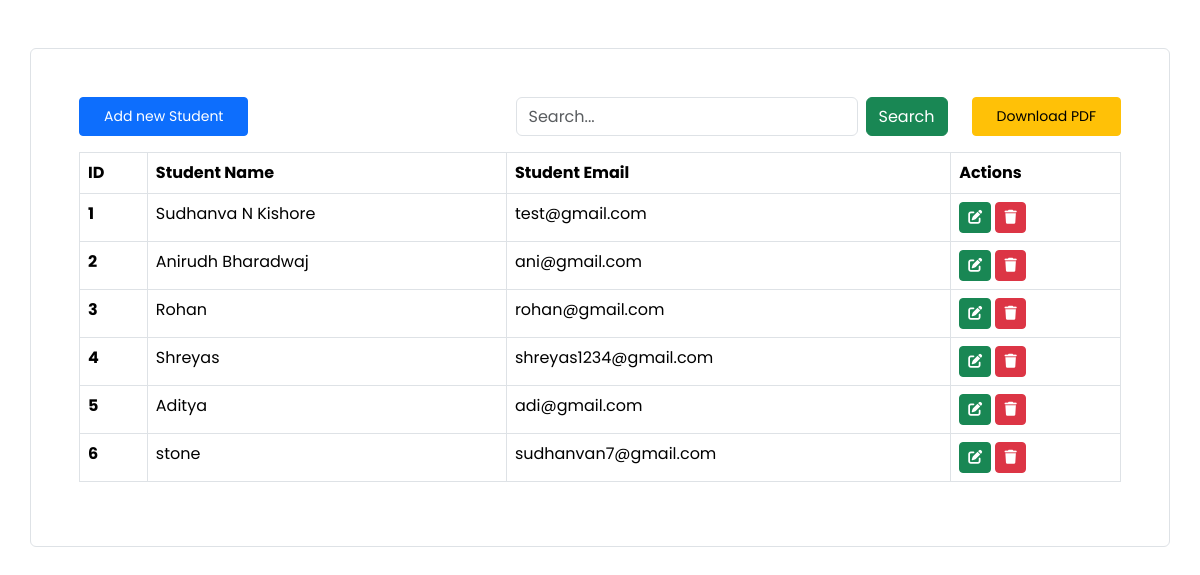
The page / on the database its author committed.
### crud_app/models.py (models this page shows, shortened)
class Student(models.Model):
    name=models.CharField(max_length=100, verbose_name='Student name')
    email=models.EmailField(max_length=277, verbose_name='Student Email')

### crud_app/views.py (the view, shortened to what this page needs)
# urls.py: path('',views.index,name='index'),
def index(request):
    query = ""
    students = Student.objects.all()
    context = {"students": students, "query": query}
    return render(request, "index.html", context=context)

### crud_app/templates/index.html (shortened to what this page needs)
<!doctype html>
<html lang="en">
<head>
    <link href="https://cdn.jsdelivr.net/npm/bootstrap@5.3.3/dist/css/bootstrap.min.css" rel="stylesheet"
>
    <link rel="stylesheet" href="https://cdnjs.cloudflare.com/ajax/libs/font-awesome/6.6.0/css/all.min.css"
 />
</head>
<body>
    <div class="container mt-5 p-5 border rounded">
        <div class="d-flex justify-content-between align-items-center">
            <a href="" data-bs-toggle="modal" data-bs-target="#addStudentModal"
                class="btn btn-primary px-4 py-2 btn-sm">Add new Student</a>
            <div class="d-flex">
                <form action="" method="post" class="d-flex">
                    <input type="search" value="{{query}}" name="searchquery" class="form-control"
                        placeholder="Search...">
                    <button class="btn btn-success mx-2" name="search">Search</button>
                </form>
                <a href="{% url 'download_pdf' %}" class="btn btn-warning px-4 py-2 btn-sm ms-3">Download PDF</a>
            </div>
        </div>
        <table class="table mt-3 table-bordered">
            <thead>
                <tr>
                    <th scope="col">ID</th>
                    <th scope="col">Student Name</th>
                    <th scope="col">Student Email</th>
                    <th scope="col">Actions</th>
                </tr>
            </thead>
            <tbody>
                {% for student in students %}
                <tr>
                    <th>{{student.id}}</th>
                    <td>{{student.name}}</td>
                    <td>{{student.email}}</td>
                    <td>
                        <a href="" data-bs-toggle="modal" data-bs-target="#updateStudentModal_{{student.id}}"
                            class="btn btn-success btn-sm"><i class="fa-solid fa-pen-to-square"></i></a>
                        <a href="" data-bs-toggle="modal" data-bs-target="#deleteStudentModal_{{student.id}}"
                            class="btn btn-danger btn-sm"><i class="fa-solid fa-trash"></i></a>
                    </td>
                </tr>
                {% endfor %}
            </tbody>
        </table>
    </div>
</body>
</html>

### crud_app/templates/index.html (style rules this page uses)
* { font-family: 'Poppins', sans-serif; }

### rows shown on the page
Student: id "1", name "Sudhanva N Kishore", email "test@gmail.com"
Student: id "2", name "Anirudh Bharadwaj", email "ani@gmail.com"
Student: id "3", name "Rohan", email "rohan@gmail.com"
Student: id "4", name "Shreyas", email "shreyas1234@gmail.com"
Student: id "5", name "Aditya", email "adi@gmail.com"
Student: id "6", name "stone", email "sudhanvan7@gmail.com"
